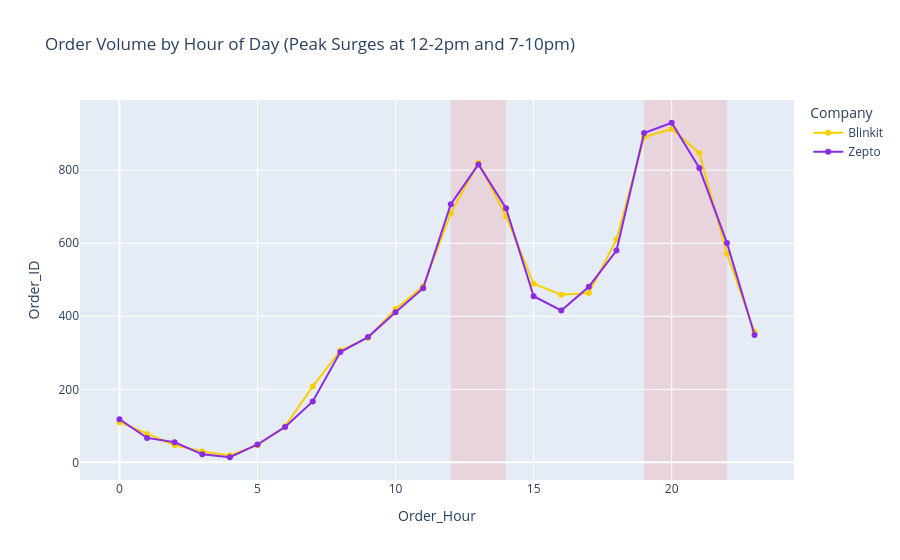

Write notebook code for a chart like this one.
### Markdown cell above
## Section 6: Demand Pattern Analysis

### Code cell
# Orders by hour of day
hourly_demand = df.groupby(['Order_Hour', 'Company'])['Order_ID'].count().reset_index()

fig = px.line(hourly_demand, x='Order_Hour', y='Order_ID', color='Company',
              color_discrete_map=palette, markers=True,
              title='Order Volume by Hour of Day (Peak Surges at 12-2pm and 7-10pm)')
fig.add_vrect(x0=12, x1=14, fillcolor="red", opacity=0.1, layer="below", line_width=0)
fig.add_vrect(x0=19, x1=22, fillcolor="red", opacity=0.1, layer="below", line_width=0)
fig.show()

### Figure 1 — Plotly figure (JSON) as saved in the notebook; plotly's stock layout.template omitted (floating-point values rounded to 4 significant figures)
{"data": [{"hovertemplate": "Company=Blinkit<br>Order_Hour=%{x}<br>Order_ID=%{y}<extra></extra>", "legendgroup": "Blinkit", "line": {"color": "#F7D000", "dash": "solid"}, "marker": {"symbol": "circle"}, "mode": "lines+markers", "name": "Blinkit", "orientation": "v", "showlegend": true, "type": "scatter", "x": [0, 1, 2, 3, 4, 5, 6, 7, 8, 9, 10, 11, 12, 13, 14, 15, 16, 17, 18, 19, 20, 21, 22, 23], "xaxis": "x", "y": [110, 78, 47, 30, 19, 47, 99, 208, 306, 341, 420, 482, 682, 821, 674, 489, 459, 464, 610, 890, 913, 847, 572, 357], "yaxis": "y"}, {"hovertemplate": "Company=Zepto<br>Order_Hour=%{x}<br>Order_ID=%{y}<extra></extra>", "legendgroup": "Zepto", "line": {"color": "#8B2BE2", "dash": "solid"}, "marker": {"symbol": "circle"}, "mode": "lines+markers", "name": "Zepto", "orientation": "v", "showlegend": true, "type": "scatter", "x": [0, 1, 2, 3, 4, 5, 6, 7, 8, 9, 10, 11, 12, 13, 14, 15, 16, 17, 18, 19, 20, 21, 22, 23], "xaxis": "x", "y": [118, 67, 55, 22, 14, 49, 97, 167, 302, 343, 411, 477, 707, 816, 696, 455, 416, 481, 580, 902, 930, 806, 601, 349], "yaxis": "y"}], "layout": {"legend": {"title": {"text": "Company"}, "tracegroupgap": 0}, "shapes": [{"fillcolor": "red", "layer": "below", "line": {"width": 0}, "opacity": 0.1, "type": "rect", "x0": 12, "x1": 14, "xref": "x", "y0": 0, "y1": 1, "yref": "y domain"}, {"fillcolor": "red", "layer": "below", "line": {"width": 0}, "opacity": 0.1, "type": "rect", "x0": 19, "x1": 22, "xref": "x", "y0": 0, "y1": 1, "yref": "y domain"}], "title": {"text": "Order Volume by Hour of Day (Peak Surges at 12-2pm and 7-10pm)"}, "xaxis": {"anchor": "y", "domain": [0, 1], "title": {"text": "Order_Hour"}}, "yaxis": {"anchor": "x", "domain": [0, 1], "title": {"text": "Order_ID"}}}}
